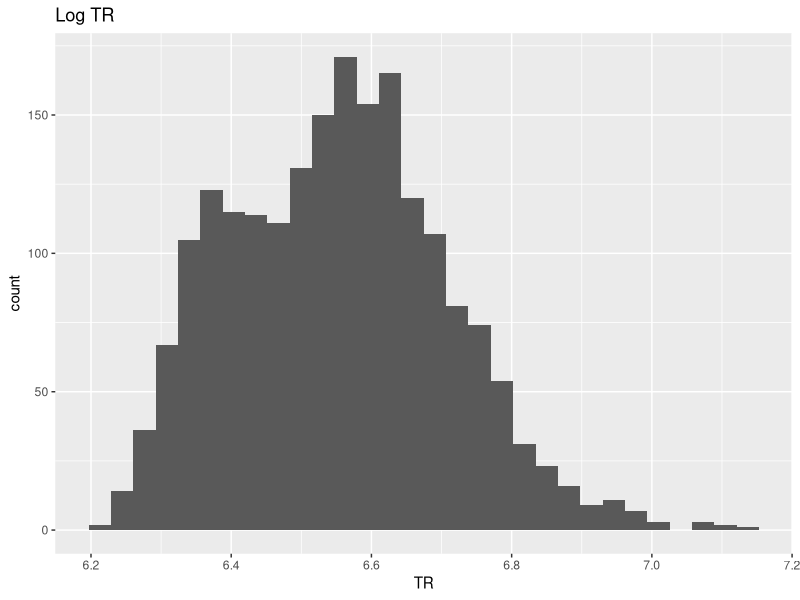
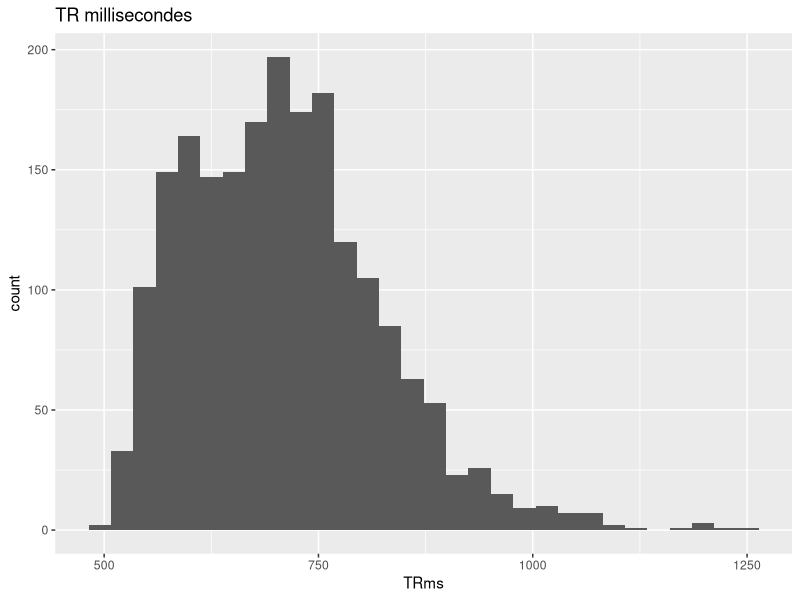
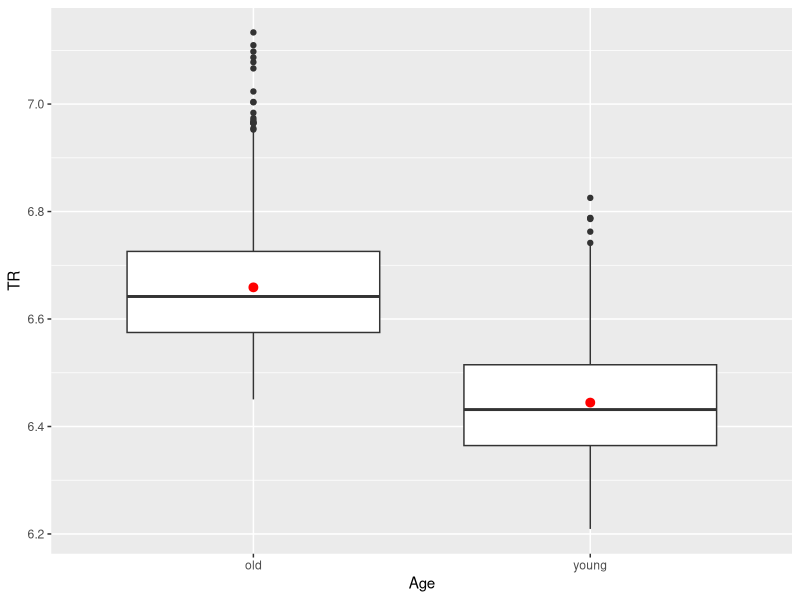
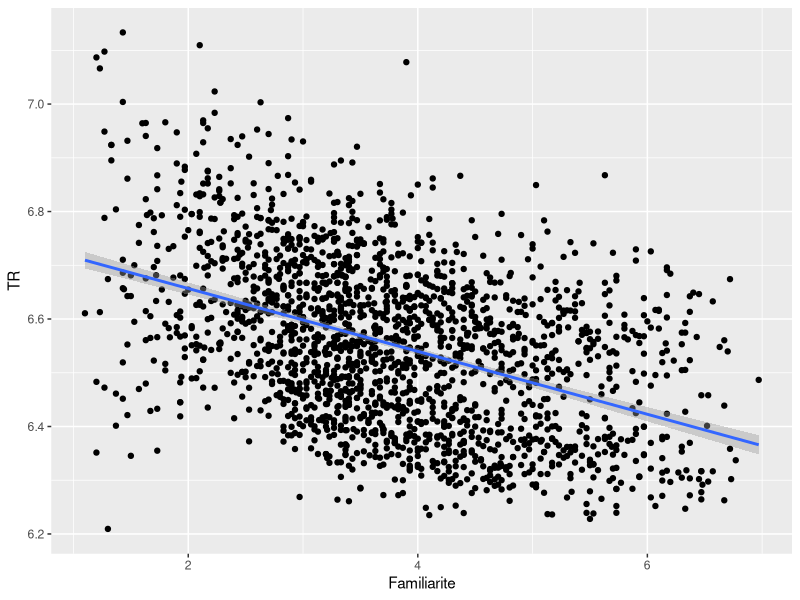
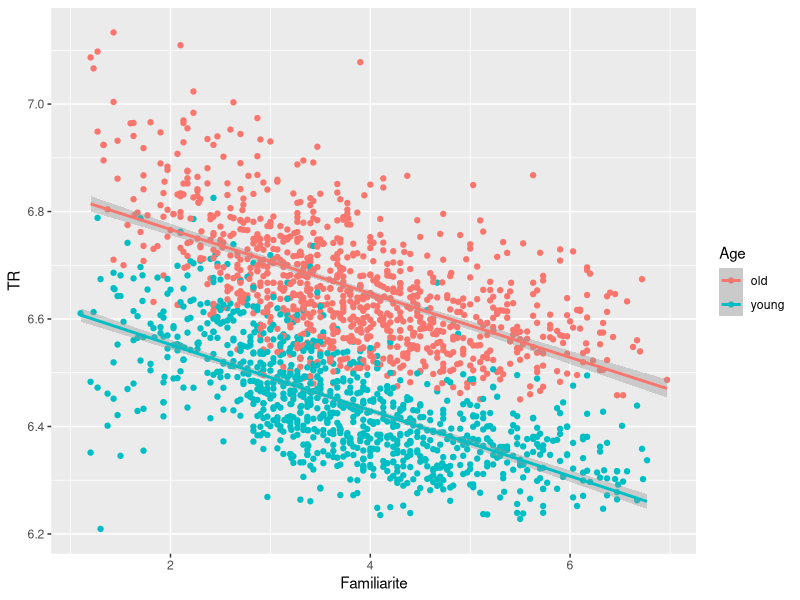
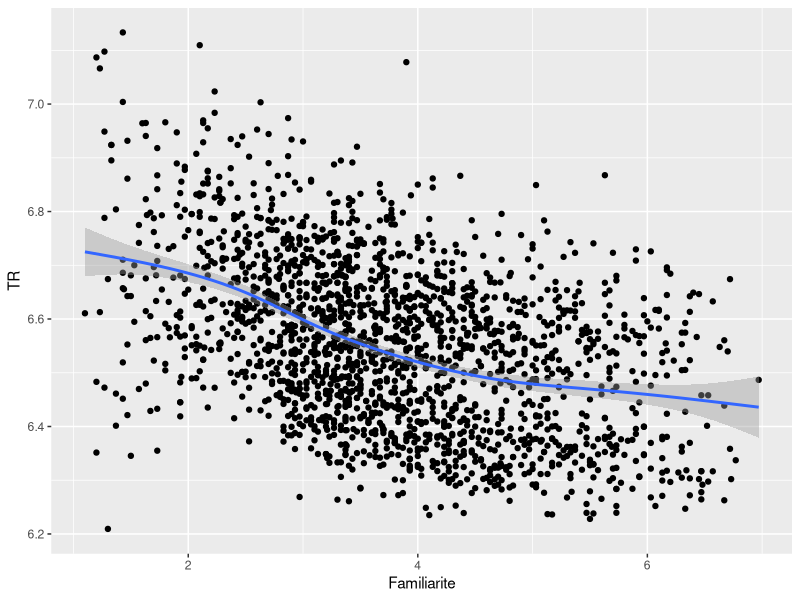

The R script that drew these images, in order:
rm(list=ls()) # Vider l'environnement
# @@@@@@@@@@@@@@@@@@@@@@@@@@@@@@@@@@@@@@@@@@@@
# Question 1
library(tidyverse)
ang = read_csv("donnees/anglais.csv")
ang
ang = ang |> 
	mutate(TRms = exp(TR))

# @@@@@@@@@@@@@@@@@@@@@@@@@@@@@@@@@@@@@@@@@@@@
# Question 2
ggplot(data = ang, aes(x = TR)) + 
	geom_histogram() +
	labs(title = "Log TR")

ggplot(data = ang, aes(x = TRms)) + 
	geom_histogram() + 
	labs(title = "TR millisecondes")

# La distribution de TRms est moins normale,
# c'est-à-dire moins symétrique,
# que celle de TR (log). Voilà pourquoi on
# utilise TR (log).

# @@@@@@@@@@@@@@@@@@@@@@@@@@@@@@@@@@@@@@@@@@@@
# Question 3
ggplot(data = ang, aes(x = Age, y = TR)) + 
	geom_boxplot() +
	stat_summary(color = "red") + 
	geom_smooth(method = "lm")
# Oui : il y a un effet très clair. Les participants
# jeunes sont plus rapides.

fit1 = lm(TR ~ Age, data = ang)
summary(fit1)

# L'effet est confirmé par la régression (p < 0,001)

# @@@@@@@@@@@@@@@@@@@@@@@@@@@@@@@@@@@@@@@@@@@@
# Question 4
ggplot(data = ang, aes(x = Familiarite, y = TR)) + 
	geom_point() + 
	geom_smooth(method = "lm")
# Oui : il y a un effet très clair. Plus un mot est
# familier, plus le temps de réaction est rapide.

fit2 = lm(TR ~ Familiarite, data = ang)
summary(fit2)

# L'effet est confirmé par la régression (p < 0,001)

# @@@@@@@@@@@@@@@@@@@@@@@@@@@@@@@@@@@@@@@@@@@@
# Question 5
# Voici une figure qui combine les deux variables prédictives.
# Age = facteur (2 niveaux)
# Familiarite = numérique
# Donc, on utilise les coulers pour les groupes d'âge
# et l'axe x pour la variable continue Familiarite
ggplot(data = ang, aes(x = Familiarite, y = TR, color = Age)) + 
	geom_point() + 
	geom_smooth(method = "lm")

# Si deux variables ont un effet, il faut vérifier si
# ces effets sont toujours là lorsqu'on considère un
# modèle avec les deux variables ensemble.
fit3 = lm(TR ~ Age + Familiarite, data = ang)
summary(fit3)
# Le modèle confirme que les effets sont significatifs (p < 0,001).
# Le R^2 ici est de 0.69, ce qui est supérieur à ceux des 
# modèles fit1 (0,48) et fit2 (0,19).

# @@@@@@@@@@@@@@@@@@@@@@@@@@@@@@@@@@@@@@@@@@@@
# Question 6
# Avant d'interpréter le modèle, on calcule les intervalles
# de confiance à 95 % :
confint(fit3)
# Une régression linéaire multiple confirme l'effet de l'âge
# des participants (β̂ = -0.22, IC à 95 % = [-0,22 -0,21], p < 0,0001) et de 
# la familiarité des mots utilisés (β̂ = -0,06, 
# IC à 95 % = [-0,06 -0,05], p < 0,0001). Le modèle en question a un
# coefficient de détermination de 0,69, ce qui est considérable :
# deux variables sont capables d'expliquer presque 70 % de la variations
# des temps de réactions dans les données en question. 

# @@@@@@@@@@@@@@@@@@@@@@@@@@@@@@@@@@@@@@@@@@@@
# Question 7
ang = ang |> 
	mutate(Fam_cat = ntile(Familiarite, n = 4) |> as_factor())

# @@@@@@@@@@@@@@@@@@@@@@@@@@@@@@@@@@@@@@@@@@@@
# Question 8
fit4 = lm(TR ~ Age + Fam_cat, data = ang)
# Les coefficients de détermination sont virtuellement identiques.

# @@@@@@@@@@@@@@@@@@@@@@@@@@@@@@@@@@@@@@@@@@@@
# Question 9
# Tout d'abord, il convient de noter que l'effet de Familiarite
# est a peu près linéaire dans une figure :
ggplot(data = ang, aes(x = Familiarite, y = TR)) +
 	geom_point() + 
 	geom_smooth()

# On n'a pas donc de raisons pour modifier la classe de
# la variable continue en question. En plus, lorsqu'on 
# examine le modèle avec la version catégorielle, on remarque
# qu'il n'y a pas d'avantages de l'utiliser.
library(emmeans)
emmeans(fit4, pairwise ~ Fam_cat, adjust = "Tukey")$contrasts
# Notez que tous les contrastes sont significatifs.
